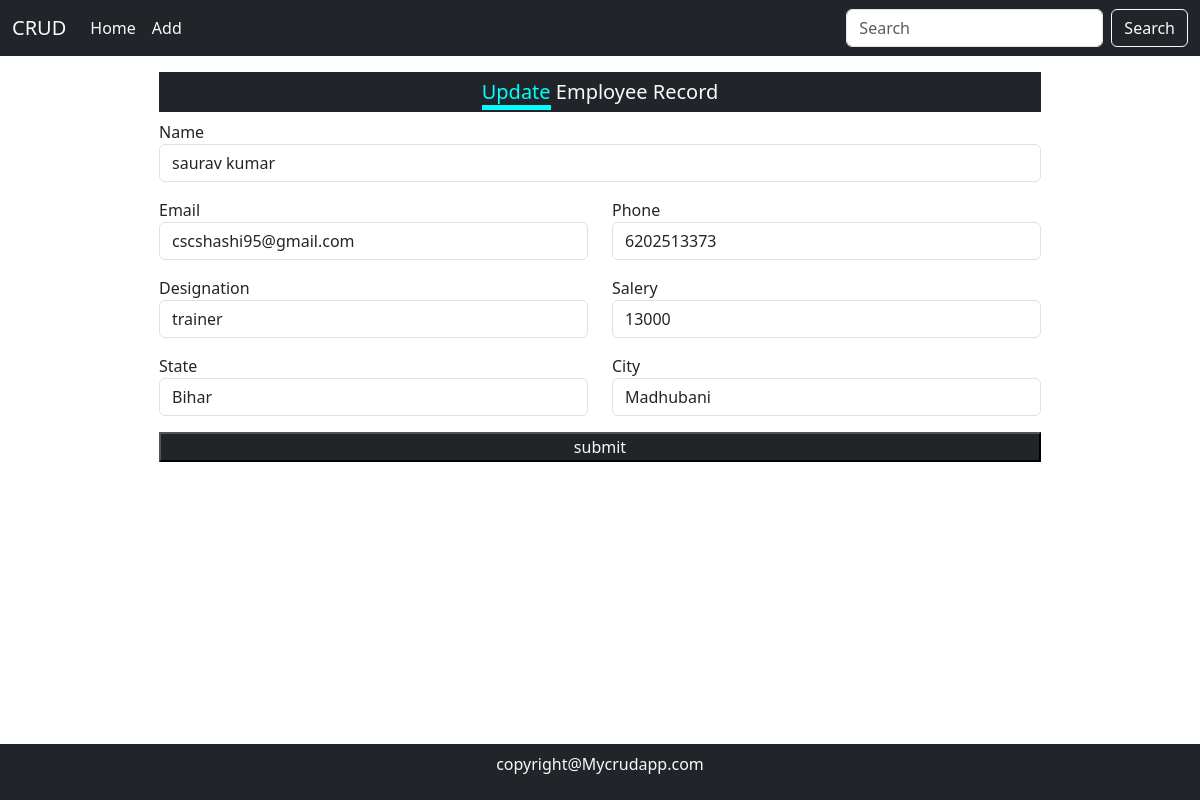
Page /edit/2/ on the committed database.
### mainApp/models.py (models this page shows, shortened)
class Employee(models.Model):
    id = models.AutoField(primary_key=True)
    name = models.CharField(max_length=50)
    email = models.EmailField(max_length=50)
    Phone = models.CharField(max_length=11)
    Designation = models.CharField(max_length=11)
    salery = models.IntegerField()
    city = models.CharField(max_length=50,null=True,blank=True,default="")
    state = models.CharField(max_length=20,null=True,blank=True,default="")

### mainApp/views.py (the view, shortened to what this page needs)
# urls.py: path('edit/<int:id>/',views.editRecord),
def editRecord(Request,id):
    try:
        data = Employee.objects.get(id=id)
        return render(Request,"edit.html",{'data':data})
    except:
        pass
    return HttpResponseRedirect("/")

### mainApp/templates/edit.html (shortened to what this page needs)
{% extends 'index.html' %}
{% load static %}
{% block body %}
<div class="container-fluid  w-100  my-3">
    <div class=" w-75 m-auto mid-section">
        <h5 class="text-center bg-dark text-light p-2"><span style="color: aqua;border-bottom: 5px solid aqua; ">Update</span> Employee Record</h5>
        <form action="" method="post">
            <div class="mb-3">
                <label >Name</label>
                <input type="text" name="name" placeholder="Enter Name : " class=" form-control " value="{{data.name}}">
            </div>
            <div class="row">
                <div class="col-md-6 mb-3">
                    <label>Email</label>
                    <input type="text" name="email" placeholder="Enter Email :" class="form-control" value="{{data.email}}">
                </div>
                <div class="col-md-6 mb-3">
                    <label >Phone</label>
                    <input type="text" name="Phone" placeholder="Enter Phone :" class="form-control"value="{{data.Phone}}">
                </div>
            </div>
            <div class="row">
                <div class="col-md-6 mb-3">
                    <label>Designation</label>
                    <input type="text" name="Designation" placeholder="Enter Designation :" class="form-control" value="{{data.Designation}}">
                </div>
                <div class="col-md-6 mb-3">
                    <label >Salery</label>
                    <input type="number" name="Salery" placeholder="Enter Salery :" class="form-control"value="{{data.salery}}">
                </div>
            </div>
            <div class="row">
                <div class="col-md-6 mb-3">
                    <label>State</label>
                    <input type="text" name="State" placeholder="Enter State :" class="form-control"value="{{data.state}}">
                </div>
                <div class="col-md-6 mb-3">
                    <label >City</label>
                    <input type="text" name="City" placeholder="Enter City :" class="form-control"value="{{data.city}}">
                </div>
            </div>
            <div class="col-mb-3">
                <button type="submit" class="bg-dark text-light w-100">submit</button>
            </div>
        </form>
    </div>
</div>
{% endblock %}

### mainApp/static/css/style.css (style rules this page uses)
.mid-section { height: 480px; overflow-y: auto; overflow-x: hidden; }

### rows in the picture
Employee: name "saurav kumar", email "cscshashi95@gmail.com", Designation "trainer"
